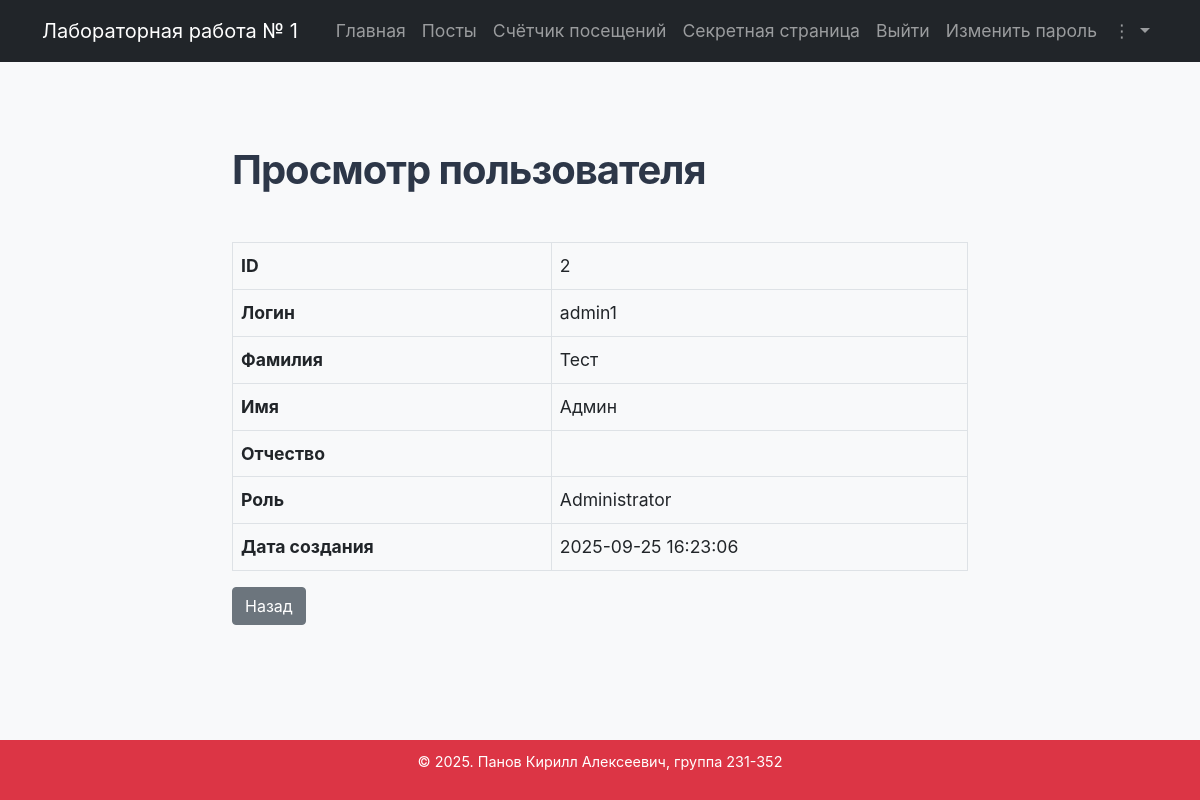
/view_user/2 (signed in), run on the app's committed database.
### app/models.py (models this page shows, shortened)
class User(UserMixin, db.Model):
    __tablename__ = 'users'
    id = db.Column(db.Integer, primary_key=True)
    login = db.Column(db.String(64), unique=True, nullable=False)
    password_hash = db.Column(db.String(128), nullable=False)
    surname = db.Column(db.String(64))
    name = db.Column(db.String(64), nullable=False)
    patronymic = db.Column(db.String(64))
    role_id = db.Column(db.Integer, db.ForeignKey('roles.id'))
    role = db.relationship('Role', backref=db.backref('users', lazy=True))
    created_at = db.Column(db.DateTime, default=datetime.utcnow, nullable=False)

class Role(db.Model):
    __tablename__ = 'roles'
    id = db.Column(db.Integer, primary_key=True)
    name = db.Column(db.String(64), unique=True, nullable=False)
    description = db.Column(db.Text)

### app/app.py (the view)
@app.route('/view_user/<int:user_id>')
@login_required
@check_rights(['User'], own_allowed=True)
def view_user(user_id):
    user = User.query.get_or_404(user_id)
    return render_template('view_user.html', user=user)

### app/app.py (called while the page is built)
@login_manager.user_loader
def load_user(user_id):
    return User.query.get(int(user_id))

def check_rights(allowed_roles, own_allowed=False):
    def decorator(f):
        @wraps(f)
        def wrapper(*args, **kwargs):
            if not current_user.is_authenticated:
                return login_manager.unauthorized()
            role = current_user.role.name if current_user.role else None
            if role == 'Administrator' or role in allowed_roles:
                return f(*args, **kwargs)
            if own_allowed and kwargs.get('user_id') == current_user.id:
                return f(*args, **kwargs)
            flash("У вас недостаточно прав для доступа к данной странице.", "warning")
            return redirect(url_for('index'))
        return wrapper
    return decorator

@app.after_request
def log_visit(response):
    if request.endpoint not in ('static',) and not request.path.startswith('/visit_logs'):
        visit = VisitLog(
            path=request.path,
            user_id=current_user.id if current_user.is_authenticated else None
        )
        db.session.add(visit)
        db.session.commit()
    return response

### app/templates/view_user.html
{% extends 'base.html' %} {% block content %}
<div class="row">
  <div class="col-lg-8 offset-lg-2">
    <h1 class="my-5">Просмотр пользователя</h1>
    <table class="table table-bordered">
      <tbody>
        <tr>
          <th scope="row">ID</th>
          <td>{{ user.id }}</td>
        </tr>
        <tr>
          <th scope="row">Логин</th>
          <td>{{ user.login }}</td>
        </tr>
        <tr>
          <th scope="row">Фамилия</th>
          <td>{{ user.surname or '' }}</td>
        </tr>
        <tr>
          <th scope="row">Имя</th>
          <td>{{ user.name or '' }}</td>
        </tr>
        <tr>
          <th scope="row">Отчество</th>
          <td>{{ user.patronymic or '' }}</td>
        </tr>
        <tr>
          <th scope="row">Роль</th>
          <td>{{ user.role.name if user.role else '' }}</td>
        </tr>
        <tr>
          <th scope="row">Дата создания</th>
          <td>{{ user.created_at.strftime('%Y-%m-%d %H:%M:%S') }}</td>
        </tr>
      </tbody>
    </table>
    <a href="{{ url_for('index') }}" class="btn btn-secondary">Назад</a>
  </div>
</div>
{% endblock %}

### app/static/styles.css (style rules this page uses)
html, body { height: 100%; margin: 0; }
body { font-size: 1.1rem; font-family: 'Inter', 'Segoe UI', system-ui, sans-serif; line-height: 1.7; margin: 0; padding: 0; background: #f8f9fa; display: flex; flex-direction: column; color: #2d3748; min-height: 100vh; }
h1, h2, h3 { color: #2d3748; font-weight: 700; letter-spacing: -0.025em; }
h1 { font-size: 2.5rem; margin-bottom: 1.5rem; color: #2d3748; }

### data on the page
User: id "2", login "admin1", surname "Тест", name "Админ", created_at "2025-09-25 16:23:06"
Role: role "Administrator"
